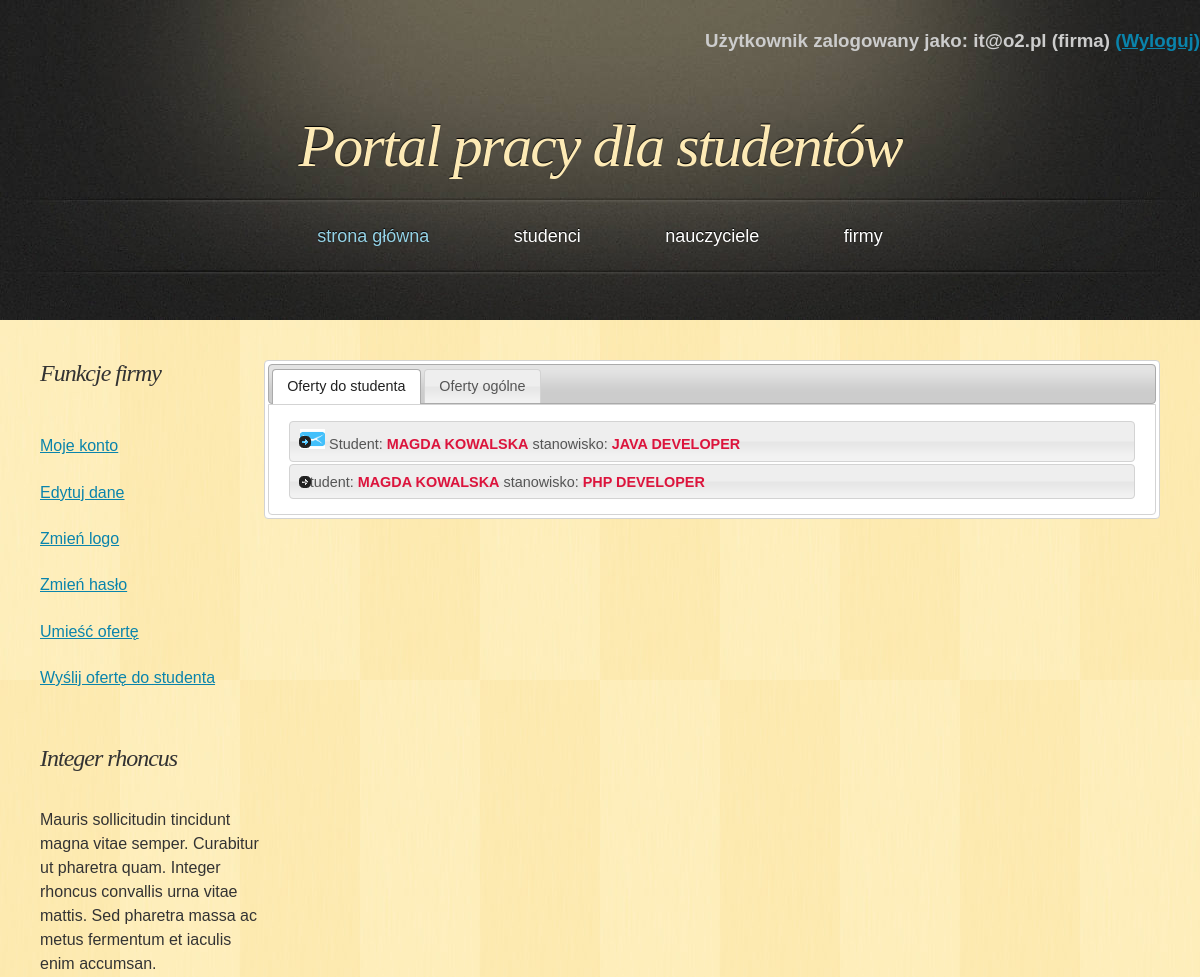
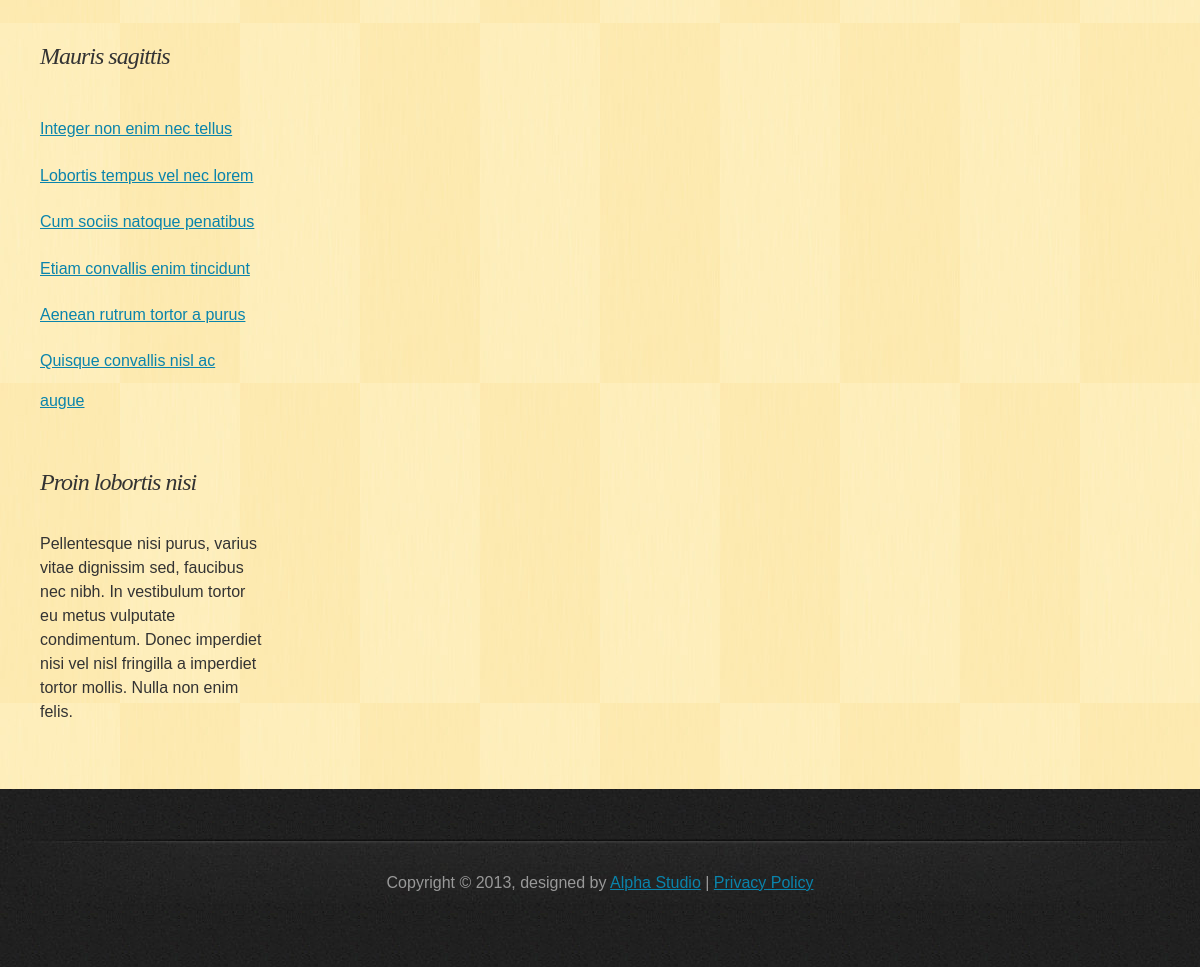
/PortalPracy/php/index.php (signed in), run on the app's committed database (2 pictures, top to bottom).
### tables this page shows
CREATE TABLE IF NOT EXISTS `offer_to_student` (
  `offer_to_id` int(11) NOT NULL AUTO_INCREMENT,
  `company_id` int(11) NOT NULL,
  `student_id` int(11) NOT NULL,
  `job` varchar(40) NOT NULL,
  `description` text NOT NULL,
  `requirements` text NOT NULL,
  `place_of_work` varchar(25) NOT NULL,
  `employment_status` text NOT NULL,
  `number_of_hours` int(11) NOT NULL,
  `length_of_contract` varchar(40) NOT NULL,
  `salary` float NOT NULL,
  `date_from` date NOT NULL,
  `date_to` date NOT NULL,
  `date_send` date NOT NULL,
  `response` text,
  `response_date` date DEFAULT NULL,
  PRIMARY KEY (`offer_to_id`),
  KEY `company_id` (`company_id`,`student_id`),
  KEY `student_id` (`student_id`)
);

CREATE TABLE IF NOT EXISTS `student` (
  `student_id` int(11) NOT NULL AUTO_INCREMENT,
  `name` varchar(45) NOT NULL,
  `last_name` varchar(45) NOT NULL,
  `address` varchar(50) NOT NULL,
  `telephone` varchar(11) NOT NULL,
  `e_mail` varchar(50) NOT NULL,
  `password` varchar(100) NOT NULL,
  `education` text NOT NULL,
  `languages` text NOT NULL,
  `experience` text NOT NULL,
  `skills` text NOT NULL,
  `interest` text NOT NULL,
  `employment_form` text NOT NULL,
  `change_of_residence` tinyint(1) NOT NULL,
  `salary` float NOT NULL,
  `status` text NOT NULL,
  `account_creation_date` date NOT NULL,
  `is_admin` tinyint(1) NOT NULL DEFAULT '0',
  `photoname` varchar(30) NOT NULL,
  PRIMARY KEY (`student_id`)
);

### PortalPracy/php/classDatabase.php (called while the page is built, shortened)
<?php
class Database {
    private $db;
    function __construct() {
        $this->server = 'localhost';
        $this->user = 'root';
        $this->password = '';
        $this->basename = 'data_base';
        $this->db = new mysqli($this->server, $this->user, $this->password, $this->basename);
        if ($this->db->connect_error) {
            die('Blad polaczenia z baza danych (' . $this->db->connect_errno . ') ' . $this->db->connect_error);
        } else {
            $this->db->query("SET NAMES 'utf8'");
        }
    }
    function get_offer_to_student_for_company($company_id) {
        if ($result = $this->db->query("SELECT * FROM `offer_to_student` o JOIN `student` s ON o.`student_id`=s.`student_id` "
                . "WHERE `company_id`='$company_id' ORDER BY `date_send` DESC")) {
            return $result;
        }
    }
}

### PortalPracy/php/index.php (the view, shortened to what this page needs)
<!DOCTYPE html>
<html>
    <head>
        <link href="../css/style.css" rel="stylesheet" type="text/css" />
        <link rel="stylesheet" href="../css/ui-tabs.css">
        <link rel="stylesheet" href="//code.jquery.com/ui/1.11.2/themes/smoothness/jquery-ui.css">
    </head>
    <body>
        <div id="header">
            <?php
            include_once 'classPage.php';
            ?>
            <h1><a href="index.php">Portal pracy dla studentów</a></h1>
        </div>
        <div id="main">
            <div id="content">
                <?php
                include_once 'classDatabase.php';
                $db = new Database();
                if (isset($_SESSION['name'])) {
                    if ($_SESSION['usertype'] == 'student') {
                        if (isset($_POST['send_response'])) {
                            include_once 'classOfferToStudent.php';
                            $soffer = OfferToStudent::make_new_to_response();
                            $soffer->send_response();
                        }
                        else {
                            ?>
                            <div id="tabs">
                                <ul>
                                    <li><a href="#accordion1">Oferty dla mnie</a></li>
                                    <li><a href="#accordion2">Oferty ogólne</a></li>
                                </ul>
                                <div id="accordion1">
                                    <?php
                                    $result = $db->get_offer_to_student($_SESSION['id']);
                                    if ($result->num_rows == 0) {
                                        echo "<h3>brak ofert</h3>";
                                    } else {
                                        while ($obj = $result->fetch_object()) {
                                            echo "<h3>Firma: <span class='conspicuous'>" . $obj->name . "</span> stanowisko: <span class='conspicuous'>" . $obj->job . "</span></h3>";
                                            echo "<div>";
                                            echo"<p><ul class='offer_description'>";
                                            echo "<li><span class='bold'>Opis oferty:</span><br/> " . $obj->description . "</li>";
                                            echo "<li><span class='bold'>Wymagania:</span><br/> " . $obj->requirements . "</li>";
                                            echo "<li><span class='bold'>Miejsce pracy: </span>" . $obj->place_of_work . "</li>";
                                            echo "<li><span class='bold'>Forma zatrudnienia: </span>" . $obj->employment_status . "</li>";
                                            echo "<li><span class='bold'>Wymiar pracy (liczba godzin w tygodniu): </span>" . $obj->number_of_hours . "</li>";
                                            echo "<li><span class='bold'>Długość umowy: </span>" . $obj->length_of_contract . "</li>";
                                            echo "<li><span class='bold'>Wynagrodzenie: </span>" . $obj->salary . "</li>";
                                            echo "<li>Data wysłania oferty: <span class='bold'>" . $obj->date_send . "</span></li>";
                                            echo "<li>Oferta ważna od <span class='bold'>" . $obj->date_from . " </span>do <span class='bold'>" . $obj->date_to . "</span></li>";
                                            echo "<li><span class='bold'><a href='profile_company.php?id=" . $obj->company_id . "'>Zobacz profil firmy</a></span></li>";
                                            echo "</ul></p>";
                                            echo "<hr/><div id = 'offers" . $obj->offer_to_id . "'>";
                                            if ($obj->response == NULL) {
                                                ?>
                                                <form class='send_response' action ='index.php' method='POST'>
                                                    <input type='hidden' name='offer_id' <?php echo" value='$obj->offer_to_id'" ?>/>
                                                    <textarea type="text" id="response" name="response" rows='5' cols='37'></textarea></td>
                                                    <br/>
                                                    <input type="submit" name= 'send_response' value="Wyślij odpowiedź">
                                                </form>
                                                <span class='error'></span>
                                                <?php
                                            } else {
                                                echo "<h3>Twoja odpowiedź na tę ofertę została wysłana.</h3>";
                                            }
                                            echo "</div></div>";
                                        }
                                    }
                                    ?>
                                </div>
                                <div id="accordion2">
                                    <?php
                                    $result = $db->get_offer();
                                    if ($result->num_rows == 0) {
                                        echo "<h3>brak ofert</h3>";
                                    } else {
                                        while ($obj = $result->fetch_object()) {
                                            $applic = $db->get_application_data_for_student($_SESSION['id'], $obj->offer_id);
                                            echo "<h3>";
                                            if ($applic->num_rows == 1) {
                                                $obj2 = $applic->fetch_object();
                                                if (!$obj2->response == NULL) {
                                                    echo "<img src='../images/message_icon.png'\ class='icon'>";
                                                }
                                            }
                                            echo " Firma: <span class='conspicuous'>" . $obj->name . "</span> stanowisko: <span class='conspicuous'>" . $obj->job . "</span></h3>";
                                            echo "<div>";
                                            echo"<p><ul class='offer_description'>";
                                            echo "<li><span class='bold'>Opis oferty:</span><br/> " . $obj->description . "</li>";
                                            echo "<li><span class='bold'>Wymagania:</span><br/> " . $obj->requirements . "</li>";
                                            echo "<li><span class='bold'>Miejsce pracy: </span>" . $obj->place_of_work . "</li>";
                                            echo "<li><span class='bold'>Forma zatrudnienia: </span>" . $obj->employment_status . "</li>";
                                            echo "<li><span class='bold'>Wymiar pracy (liczba godzin w tygodniu): </span>" . $obj->number_of_hours . "</li>";
                                            echo "<li><span class='bold'>Długość umowy: </span>" . $obj->length_of_contract . "</li>";
                                            echo "<li><span class='bold'>Wynagrodzenie: </span>" . $obj->salary . "</li>";
                                            echo "<li>Oferta ważna od <span class='bold'>" . $obj->date_from . " </span>do <span class='bold'>" . $obj->date_to . "</span></li>";
                                            echo "<li><span class='bold'><a href='profile_company.php?id=" . $obj->company_id . "'>Zobacz profil firmy</a></span></li>";
                                            echo "</ul></p><hr/>";
                                            $applic = $db->get_application_data_for_student($_SESSION['id'], $obj->offer_id);
                                            if ($applic->num_rows == 1) {
                                                echo "<h3>Twoja aplikacja na tę ofertę została wysłana.</h3>";
                                                $obj2 = $applic->fetch_object();
                                                if ($obj2->response == NULL) {
                                                    echo "<h3>Nie otrzymałeś jeszcze odpowiedzi</h3>";
                                                } else {
                                                    echo "<p><span class='bold'>&rArr;&rArr;&rArr;Odpowiedź z dnia " . $obj2->response_date . ":</span><br/>";
                                                    echo $obj2->response . "</p>";
                                                }
                                            } else {
                                                echo "<h3 >&rArr;&rArr;&rArr;APLIKUJ: </h3><div id = 'offer" . $obj->offer_id . "'>";
                                                ?>
                                                <form class='send_application'  action="javascript:;" method='POST' enctype="multipart/form-data">
                                                    <table>
                                                        <tr>
                                                            <td>
                                                                <input type='hidden' name='offer_id' <?php echo" value='$obj->offer_id'" ?>/>
                                                                <input type='hidden' name='student_id' <?php echo" value='" . $_SESSION['id'] . "'" ?>/>
                                                                <label for="cv">CV </label> </td>
                                                            <td><input type="file" name="cv" id='cv'/></td>
                                                        </tr>
                                                        <tr>
                                                            <td>
                                                                <label for="motivation_letter">List motywacyjny </label> </td>
                                                            <td><input type="file" name="motivation_letter" id='motivation_letter'/> </td>
                                                        </tr>
                                                        <tr>
                                                            <td></td>
                                                            <td><input type="submit" name= 'send_application' value="Wyślij aplikację"></td>
                                                        </tr>
                                                    </table>
                                                </form>
                                                <span class='error'></span>
                                                <?php
                                                echo "</div>";
                                            }
                                            echo "</div>";
                                        }
                                    }
                                    ?>
                                </div>
                            </div>
                            <?php
                        }
                    }
                    else if ($_SESSION['usertype'] == 'firma') {
                        ?>
                        <div id="tabs2">
                            <ul>
                                <li><a href="#accordion3">Oferty do studenta</a></li>
                                <li><a href="#accordion4">Oferty ogólne</a></li>
                            </ul>
                            <div id="accordion3">
                                <?php
                                $result = $db->get_offer_to_student_for_company($_SESSION['id']);
                                if ($result->num_rows == 0) {
                                    echo "<h3>brak ofert</h3>";
                                } else {
                                    while ($obj = $result->fetch_object()) {
                                        echo "<h3>";
                                        echo " Student: <span class='conspicuous'>" . $obj->name . " " . $obj->last_name . "</span> stanowisko: <span class='conspicuous'>" . $obj->job . "</span></h3>";
                                    }
                                }
                                ?>
                            </div>
                        </div>
                        <?php
                    }
                }
                ?>
            </div>
            <div id="sidebar">
                <h2>Integer rhoncus</h2>
                <div class="box">
                    <p>Mauris sollicitudin tincidunt magna vitae semper. Curabitur ut pharetra quam. Integer rhoncus convallis urna vitae mattis. Sed pharetra massa ac metus fermentum et iaculis enim accumsan.</p>
                </div>
                <h2>Mauris sagittis</h2>
                <ul>
                    <li><a href="#">Integer non enim nec tellus</a></li>
                    <li><a href="#">Lobortis tempus vel nec lorem</a></li>
                    <li><a href="#">Cum sociis natoque penatibus</a></li>
                    <li><a href="#">Etiam convallis enim tincidunt</a></li>
                    <li><a href="#">Aenean rutrum tortor a purus</a></li>
                    <li><a href="#">Quisque convallis nisl ac augue</a></li>
                </ul>
                <h2>Proin lobortis nisi</h2>
                <div class="box">
                    <p>Pellentesque nisi purus, varius vitae dignissim sed, faucibus nec nibh. In vestibulum tortor eu metus vulputate condimentum. Donec imperdiet nisi vel nisl fringilla a imperdiet tortor mollis. Nulla non enim felis.</p>
                </div>
            </div>
            <div class="clearing">&nbsp;</div>
        </div>
    </body>
</html>

### data on the page
offer_to_student: student.name "MAGDA", student.last_name "KOWALSKA", job "JAVA DEVELOPER"
offer_to_student: student.name "MAGDA", student.last_name "KOWALSKA", job "PHP DEVELOPER"

### other printed values
$_SESSION['name'] "it@o2.pl"
$_SESSION['usertype'] "firma"
